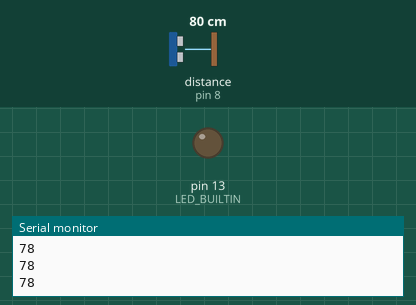
A sketch run on a simulated Arduino Uno, built with avr-gcc and run on an emulated ATmega328P. Parts: output pins drawn as LEDs (lit = HIGH), the last lines printed to the serial monitor. Wiring (inferred from the names in the program): ultrasonic range finder: trigger pin 7; echo pin 8. The test bench sets the inputs (shaded band); at power-on: distance to the obstacle (sensor on pin 8) 80 cm. The echo pulse lasts 58.3 µs per cm; pins used as bus, display or sensor lines are not drawn.

Above: at 1.2 s.
1.3 s: distance to the obstacle (sensor on pin 8) set to 19 cm
2.8 s: distance to the obstacle (sensor on pin 8) set to 14 cm
At 4.1 s:
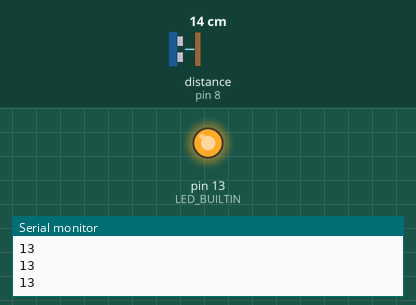
4.4 s: distance to the obstacle (sensor on pin 8) set to 18 cm
At 4.9 s:
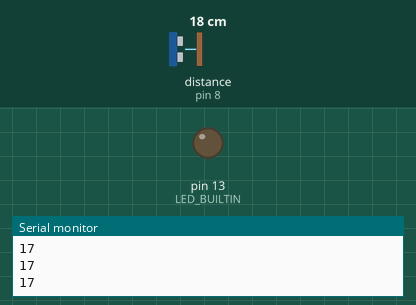
6.0 s: distance to the obstacle (sensor on pin 8) set to 2 cm
At 7.1 s:
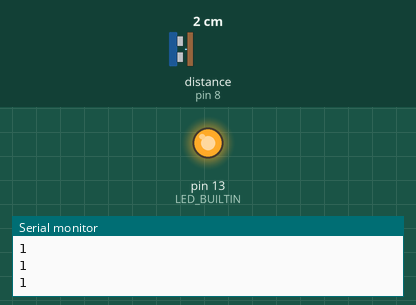
Timing chart, 0 to 8.6 s (numbered marks = the images above; inputs shaded):
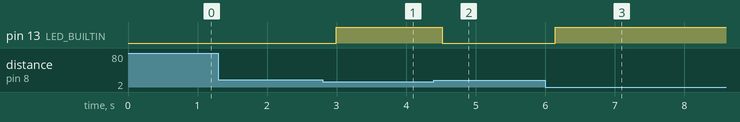

The sketch:

ultrasonic_sensor_.alisha.ino
```cpp
int trig = 7;
int echo = 8;
long distance = 0;
long timeinmicro = 0;
void setup() {
  Serial.begin(9600);
  pinMode(trig, OUTPUT);
  pinMode(echo, INPUT);
  pinMode(LED_BUILTIN, OUTPUT);
}

void loop() {
  digitalWrite(trig, LOW);
  delayMicroseconds(2);
  digitalWrite(trig, HIGH);
  delayMicroseconds(10);
  digitalWrite(trig, LOW);
  timeinmicro = pulseIn(echo, HIGH);
  distance = ((timeinmicro * 0.034) / 2);
  Serial.println(distance);
  delay(100);
  if(distance<=15)
  {
    digitalWrite(LED_BUILTIN,HIGH);
  }
  else
  {
    digitalWrite(LED_BUILTIN,LOW);
  }
}
```

Measured:
- the behaviour switches between 17 and 16 cm on distance to the obstacle (sensor on pin 8) (found by bisection; images 0 and 1)
- after the input at 2.8 s, pin 13 (LED_BUILTIN): LOW → HIGH after 0.20 s
- after the input at 4.4 s, pin 13 (LED_BUILTIN): HIGH → LOW after 0.12 s
- after the input at 6.0 s, pin 13 (LED_BUILTIN): LOW → HIGH after 0.15 s
